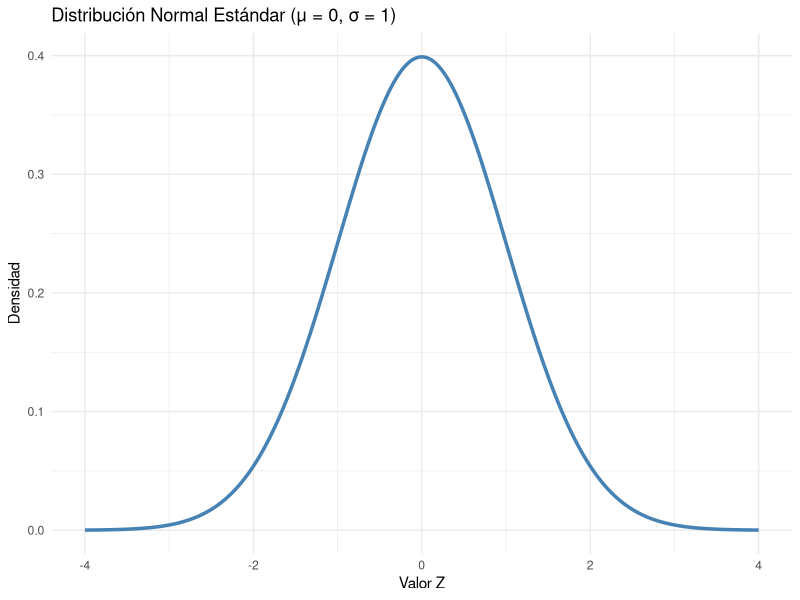
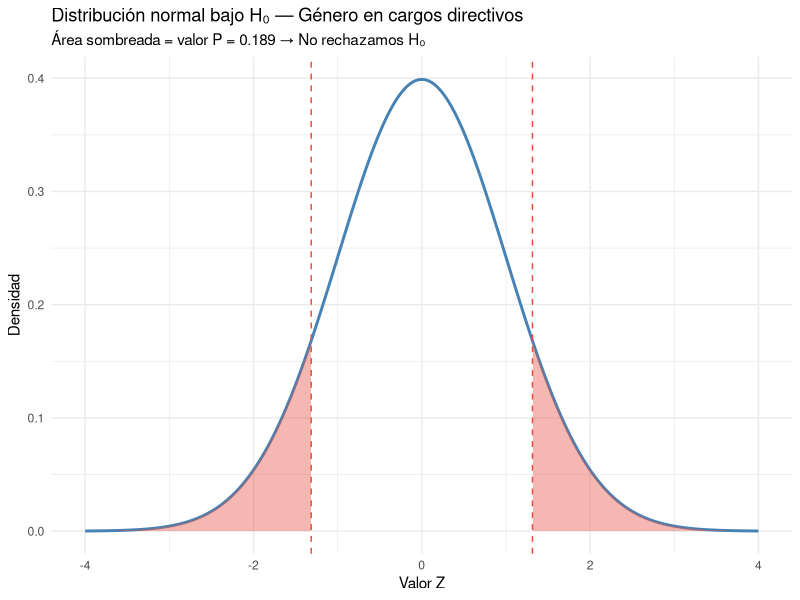

Reproduce these figures in R, in order.
## ---- chunk 1
# Actividades Taller 5 Estadística II --------------------------------------------
# M. Constanza Ayala (maria.ayala@uv.cl)
# 09-06-2026
## ---- chunk 2
set.seed(2026)                                           # Fija la semilla para reproducibilidad
lanzamientos <- sample(c("cara", "sello"),               # Vector con los posibles resultados
                       size = 100,                       # Número de lanzamientos
                       replace = TRUE)                   # Con reemplazo (cada lanzamiento es independiente)

# Frecuencia observada
table(lanzamientos)

# Probabilidad empírica
prop.table(table(lanzamientos))
## ---- chunk 3
set.seed(2026)
encuesta <- data.frame(
  sexo = sample(c("Mujer", "Hombre"), 1000, replace = TRUE),  # Sin prob → probabilidad igual (50/50)
  voto = sample(c("Candidato X", "Otro"), 1000, replace = TRUE,
                prob = c(0.55, 0.45))                          # Con prob → simula que X es más votado
)
tabla <- table(encuesta$sexo, encuesta$voto)                   # Tabla de contingencia sexo × voto

prop.table(tabla, margin = 1)  # P(voto | sexo): fila es la condición
prop.table(tabla, margin = 2)  # P(sexo | voto): columna es la condición
## ---- chunk 4
library(tidyverse)
tibble(x = seq(-4, 4, 0.01)) %>%        # Crea secuencia de valores Z entre -4 y 4
  mutate(densidad = dnorm(x,             # Calcula la densidad normal para cada valor de x
                          mean = 0,      # Media = 0 (distribución estándar)
                          sd = 1)) %>%   # Desviación estándar = 1
  ggplot(aes(x = x, y = densidad)) +    # Define los ejes del gráfico
  geom_line(color = "steelblue",        # Dibuja la curva
            linewidth = 1.2) +          # Grosor de la línea
  labs(title = "Distribución Normal Estándar (μ = 0, σ = 1)",
       x = "Valor Z", y = "Densidad") + # Títulos de ejes
  theme_minimal()                        # Estilo limpio sin fondo gris
## ---- chunk 5
# Ejemplo: ingreso mensual ~ Normal(μ = $650.000, σ = $400.000)
# ¿Cuál es el puntaje Z de una persona que gana $1.200.000?
mu <- 650000
sigma <- 400000
X <- 1200000

Z <- (X - mu) / sigma
Z
## ---- chunk 6
casos <- tibble(
  variable  = c("Ingreso mensual", "Años de escolaridad", "Puntaje autoritarismo", "Horas de trabajo semanal"),
  X         = c(1200000,           8,                     65,                      38),
  mu        = c(650000,            11,                    50,                      45),
  sigma     = c(400000,            3,                     10,                      8)
)

casos <- casos %>%
  mutate(Z = (X - mu) / sigma)

casos
## ---- chunk 7
# P(Z < 1.375) → probabilidad de ganar menos de $1.200.000
pnorm(1.375)
## ---- chunk 8
# P(0 < Z < 1.375) → área entre la media y nuestro valor
pnorm(1.375) - pnorm(0)
## ---- chunk 9
# P(Z > 1.375) → probabilidad de ganar más de $1.200.000
pnorm(1.375, lower.tail = FALSE)
## ---- chunk 10
# P(ingreso entre $650.000 y $1.200.000) directamente
pnorm(1200000, mean = 650000, sd = 400000) - pnorm(650000, mean = 650000, sd = 400000)
## ---- chunk 11
# P(Z < -1) → probabilidad de tener menos de 8 años de escolaridad
pnorm(-1)
## ---- chunk 12
# P(-0.875 < Z < 1.375) → probabilidad de trabajar entre 38 y 50 horas semanales
pnorm(1.375) - pnorm(-0.875)
## ---- chunk 13
# P(Z > -0.875) → probabilidad de trabajar más de 38 horas semanales
pnorm(-0.875, lower.tail = FALSE)
## ---- chunk 14
qnorm(0.975)   # Z crítico para α = 0.05 (dos colas)
qnorm(0.995)   # Z crítico para α = 0.01 (dos colas)
qnorm(0.950)   # Z crítico para α = 0.10 (dos colas)
## ---- chunk 15
prop.test(x = 53, n = 120, p = 0.50, alternative = "two.sided")
## ---- chunk 16
res1 <- prop.test(x = 53, n = 120, p = 0.50, alternative = "two.sided")
## ---- chunk 17
# Calculamos el Z observado para nuestra proporción (44% vs 50% esperado)
z_obs <- (0.44 - 0.50) / sqrt(0.50 * 0.50 / 120)

tibble(x = seq(-4, 4, 0.01)) %>%
  mutate(y = dnorm(x)) %>%                              # Densidad normal estándar
  ggplot(aes(x = x, y = y)) +
  geom_line(color = "steelblue", linewidth = 1) +       # Curva normal
  geom_area(data = . %>% filter(x <= -abs(z_obs)),      # Área cola izquierda
            fill = "#E74C3C", alpha = 0.4) +
  geom_area(data = . %>% filter(x >= abs(z_obs)),       # Área cola derecha
            fill = "#E74C3C", alpha = 0.4) +
  geom_vline(xintercept = c(-abs(z_obs), abs(z_obs)),   # Líneas en Z observado
             linetype = "dashed", color = "#E74C3C") +
  labs(title = "Distribución normal bajo H₀ — Género en cargos directivos",
       subtitle = paste0("Área sombreada = valor P = ",
                         round(2 * pnorm(-abs(z_obs)), 3),  # Valor P de dos colas
                         " → No rechazamos H₀"),
       x = "Valor Z", y = "Densidad") +
  theme_minimal()
## ---- chunk 18
prop.test(x = 18, n = 300, p = 0.128, alternative = "two.sided")
## ---- chunk 19
res2 <- prop.test(x = 18, n = 300, p = 0.128, alternative = "two.sided")
## ---- chunk 20
prop.test(x = 114, n = 200, p = 0.50, alternative = "two.sided")
